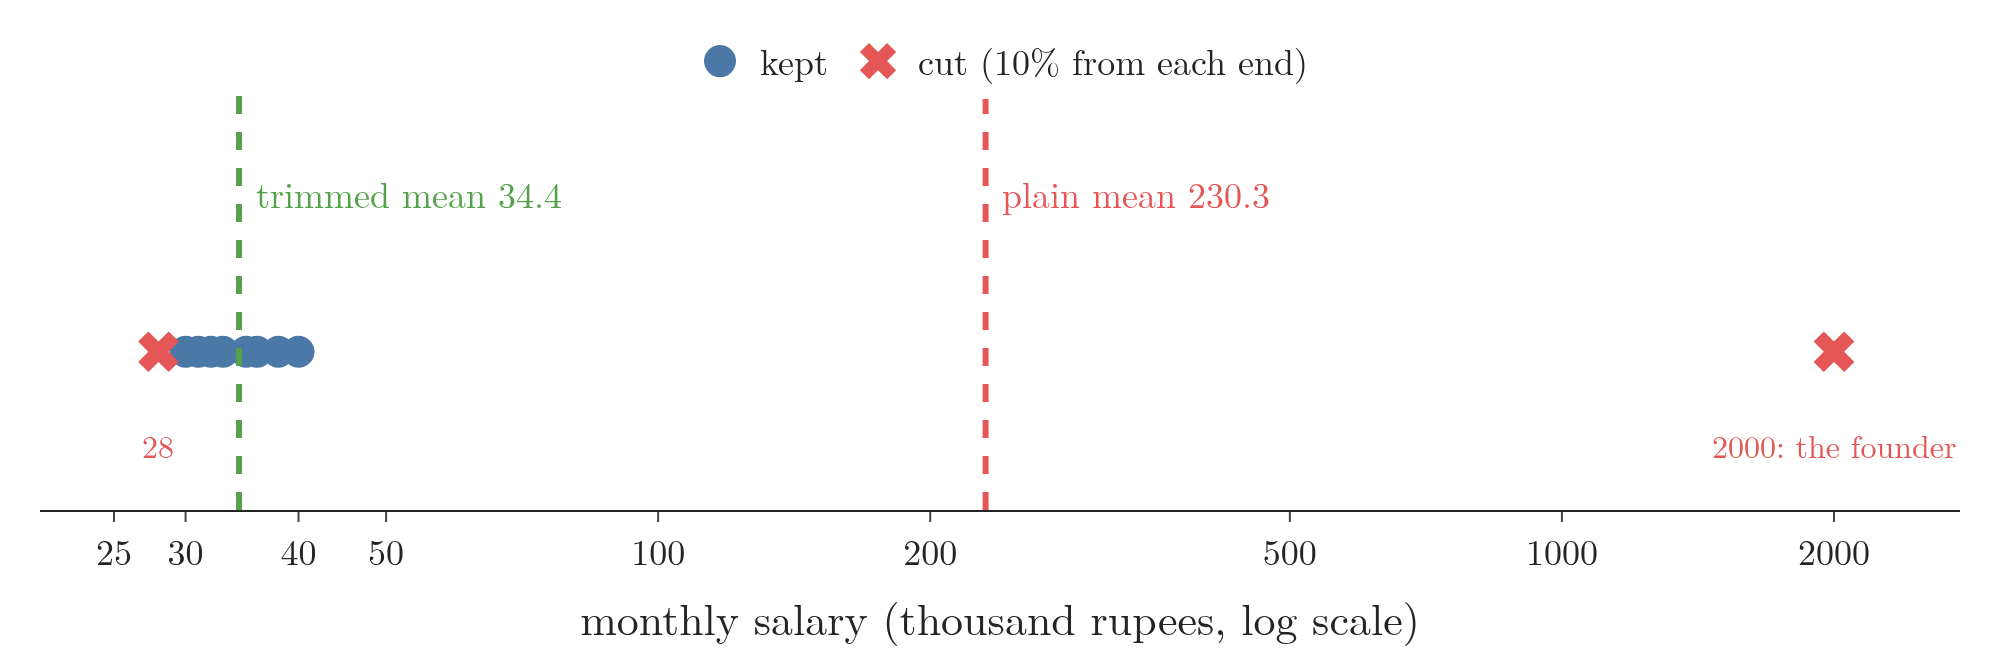

The script that drew this image:
"""Section 7's worked example: the 10 class salaries (thousand rupees) sorted; a 10% trim cuts 28 and 2000, and the
mean of the 8 left is 34.375, against a plain mean of 230.3. Plotly (log x-axis so 2000 fits next to the others)."""
from pathlib import Path
import numpy as np
import plotly.graph_objects as go
from scipy import stats

here = Path(__file__).parent
FONT = dict(family="Latin Modern Roman", size=18)
x = np.array([28, 30, 31, 32, 33, 35, 36, 38, 40, 2000])
assert stats.trim_mean(x, 0.1) == 34.375 and round(x.mean(), 1) == 230.3
kept = x[1:-1]
fig = go.Figure()
fig.add_scatter(x=kept, y=[0] * len(kept), mode="markers", marker=dict(size=16, color="#4C78A8"), name="kept")
fig.add_scatter(x=[x[0], x[-1]], y=[0, 0], mode="markers", marker=dict(size=18, color="#E45756", symbol="x"), name="cut (10% from each end)")
for v, txt, col, yy in ((34.375, "trimmed mean 34.4", "#54A24B", 0.6), (x.mean(), "plain mean 230.3", "#E45756", 0.6)):
    fig.add_vline(x=v, line=dict(color=col, width=3, dash="dash"), opacity=1)
    fig.add_annotation(x=np.log10(v), y=yy, text=txt, showarrow=False, xanchor="left", xshift=6, font=dict(size=18, color=col))
fig.add_annotation(x=np.log10(2000), y=-0.35, text="2000: the founder", showarrow=False, font=dict(size=16, color="#E45756"))
fig.add_annotation(x=np.log10(28), y=-0.35, text="28", showarrow=False, font=dict(size=16, color="#E45756"))
fig.update_layout(template="simple_white", width=1000, height=330, font=FONT,
                  xaxis=dict(type="log", title="monthly salary (thousand rupees, log scale)", tickvals=[25, 30, 40, 50, 100, 200, 500, 1000, 2000]),
                  yaxis=dict(visible=False, range=[-0.6, 1]), legend=dict(orientation="h", x=0.5, xanchor="center", y=1.15),
                  margin=dict(l=20, r=20, t=40, b=60))
fig.write_image(here / "trim_example.png", scale=2)
fig.write_image(here / "trim_example.pdf")
